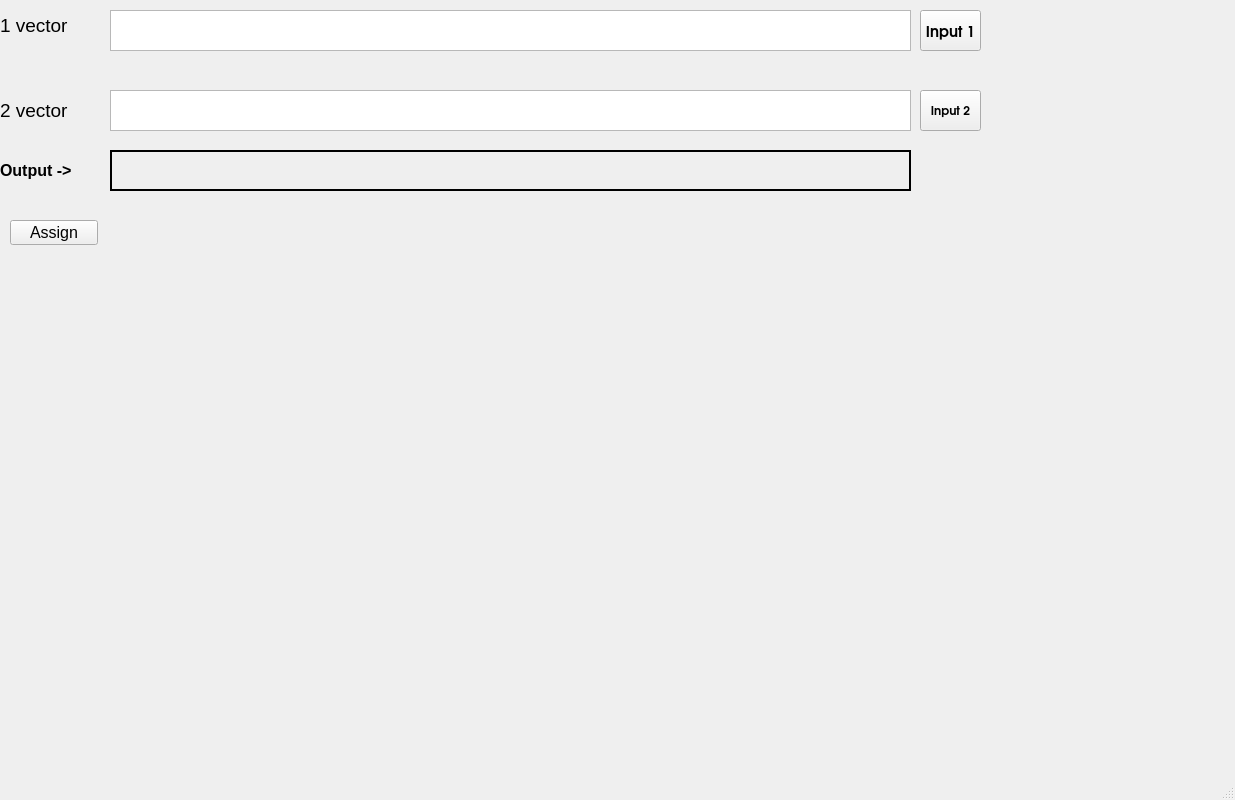
<?xml version="1.0" encoding="UTF-8"?>
<ui version="4.0">
 <class>MainWindow</class>
 <widget class="QMainWindow" name="MainWindow">
  <property name="geometry">
   <rect>
    <x>0</x>
    <y>0</y>
    <width>1235</width>
    <height>800</height>
   </rect>
  </property>
  <property name="windowTitle">
   <string>MainWindow</string>
  </property>
  <widget class="QWidget" name="centralwidget">
   <widget class="QTextEdit" name="textEdit_1v">
    <property name="geometry">
     <rect>
      <x>110</x>
      <y>10</y>
      <width>801</width>
      <height>41</height>
     </rect>
    </property>
   </widget>
   <widget class="QPlainTextEdit" name="plainTextEdit_2v">
    <property name="geometry">
     <rect>
      <x>110</x>
      <y>90</y>
      <width>801</width>
      <height>41</height>
     </rect>
    </property>
   </widget>
   <widget class="QLabel" name="label">
    <property name="geometry">
     <rect>
      <x>0</x>
      <y>10</y>
      <width>101</width>
      <height>31</height>
     </rect>
    </property>
    <property name="font">
     <font>
      <pointsize>14</pointsize>
     </font>
    </property>
    <property name="text">
     <string>1 vector</string>
    </property>
   </widget>
   <widget class="QLabel" name="label_2">
    <property name="geometry">
     <rect>
      <x>0</x>
      <y>90</y>
      <width>101</width>
      <height>41</height>
     </rect>
    </property>
    <property name="font">
     <font>
      <pointsize>14</pointsize>
     </font>
    </property>
    <property name="text">
     <string>2 vector</string>
    </property>
   </widget>
   <widget class="QPushButton" name="input_fv">
    <property name="geometry">
     <rect>
      <x>920</x>
      <y>10</y>
      <width>61</width>
      <height>41</height>
     </rect>
    </property>
    <property name="font">
     <font>
      <family>URW Gothic</family>
      <pointsize>11</pointsize>
      <bold>true</bold>
     </font>
    </property>
    <property name="text">
     <string>Input 1</string>
    </property>
   </widget>
   <widget class="QPushButton" name="input_sv">
    <property name="geometry">
     <rect>
      <x>920</x>
      <y>90</y>
      <width>61</width>
      <height>41</height>
     </rect>
    </property>
    <property name="font">
     <font>
      <family>URW Gothic</family>
      <bold>true</bold>
     </font>
    </property>
    <property name="text">
     <string>Input 2</string>
    </property>
   </widget>
   <widget class="QLabel" name="outputLabel">
    <property name="geometry">
     <rect>
      <x>110</x>
      <y>150</y>
      <width>801</width>
      <height>41</height>
     </rect>
    </property>
    <property name="autoFillBackground">
     <bool>true</bool>
    </property>
    <property name="frameShape">
     <enum>QFrame::WinPanel</enum>
    </property>
    <property name="text">
     <string/>
    </property>
   </widget>
   <widget class="QLabel" name="label_4">
    <property name="geometry">
     <rect>
      <x>0</x>
      <y>150</y>
      <width>111</width>
      <height>41</height>
     </rect>
    </property>
    <property name="font">
     <font>
      <pointsize>12</pointsize>
      <bold>true</bold>
     </font>
    </property>
    <property name="text">
     <string>Output -&gt;</string>
    </property>
   </widget>
   <widget class="QPushButton" name="assignBut">
    <property name="geometry">
     <rect>
      <x>10</x>
      <y>220</y>
      <width>88</width>
      <height>25</height>
     </rect>
    </property>
    <property name="font">
     <font>
      <pointsize>12</pointsize>
      <bold>false</bold>
     </font>
    </property>
    <property name="text">
     <string>Assign</string>
    </property>
   </widget>
  </widget>
  <widget class="QMenuBar" name="menubar">
   <property name="geometry">
    <rect>
     <x>0</x>
     <y>0</y>
     <width>1235</width>
     <height>22</height>
    </rect>
   </property>
  </widget>
  <widget class="QStatusBar" name="statusbar"/>
 </widget>
 <resources/>
 <connections/>
</ui>
